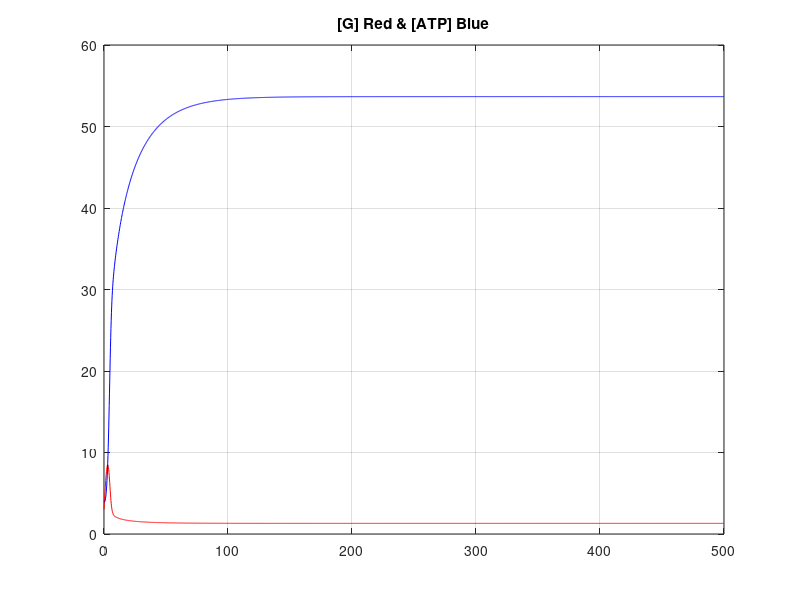
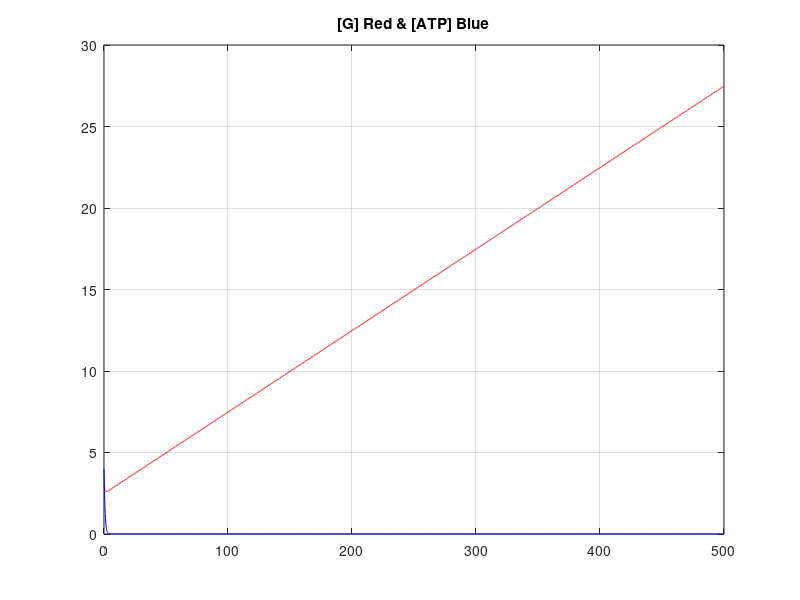
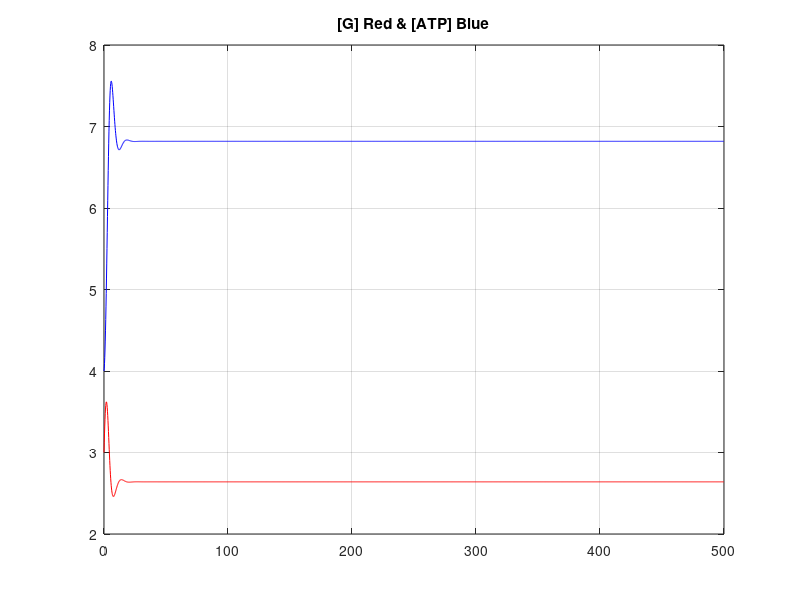
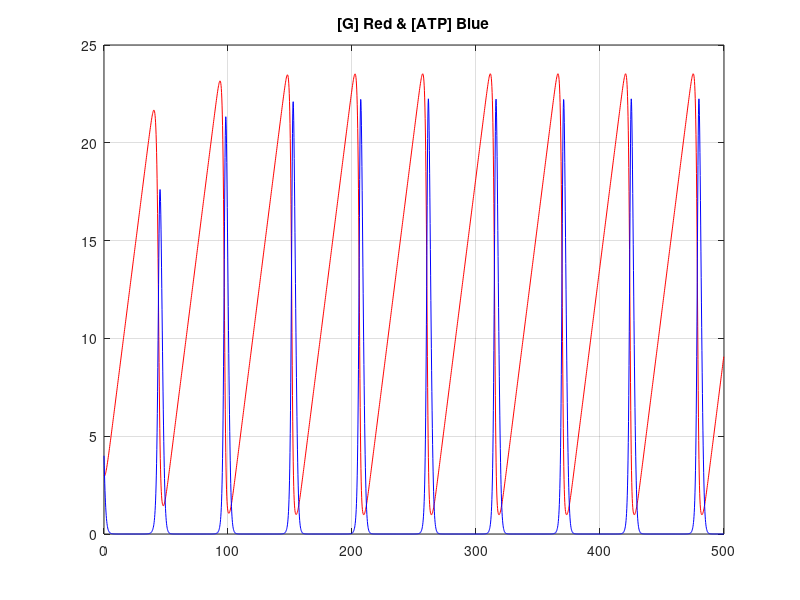

The MATLAB script that drew these images, in order:
clear; clc;
% % Use Euler's method to integrate simple one variable ODE
% % Use program as template for more interesting models

% % Note:  produces slightly different output compared with 
% % example shown in class.  Different values of b, dt, tlast

Vin = [0.7, 0.01, 0.36, 0.1] ;
k1 = [0.01, 0.01, 0.02, 0.01] ;
kp = [2, 6, 6, 3] ;
Km = [23, 20, 50, 12] ;

dt    = 0.2 ;  
tlast = 500 ; 
 
iterations = round(tlast/dt) ; 


time = dt*(0:iterations-1) ;

for j = 1:4
    G = 3;
    ATP = 4;
    G_arr = zeros(iterations, 1);
    ATP_arr = zeros(iterations, 1);
    for i = 1:iterations 
        ATP_arr(i) = ATP;
        G_arr(i) = G;

        dATP_dt = 2 * k1(j) * G_arr(i) * ATP_arr(i) - ((kp(j) * ATP_arr(i)) ./ (Km(j) + ATP_arr(i))); 
        dG_dt = Vin(j) - k1(j) * G_arr(i) * ATP_arr(i);

        ATP = ATP + dATP_dt;
        G = G + dG_dt;
    end

    fprintf("[G] max = %0.5f \n", max(G_arr));
    fprintf("[ATP] max = %0.5f \n", max(ATP_arr));

    figure;
    plot(time, G_arr, 'r');
    hold on;
    plot(time, ATP_arr, 'b');
    title('[G] Red & [ATP] Blue');
    grid on;
    
end




% figure;
% plot(time, G_arr, 'r');
% hold on;
% plot(time, ATP_arr, 'b');
% title('[G] Red & [ATP] Blue');
% grid on;